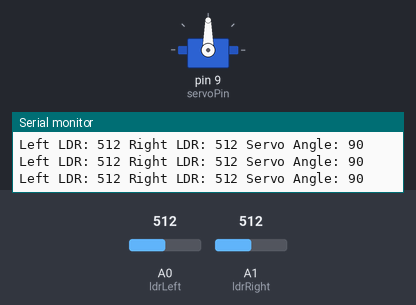
Simulated run of this sketch. Board: Arduino Uno, built with avr-gcc and run on an emulated ATmega328P. On the bench: servo, the last lines printed to the serial monitor. The test bench sets the inputs (shaded band); at power-on: A0 (ldrLeft) = 512, A1 (ldrRight) = 512.

Above: at 1.2 s.
1.3 s: A0 (ldrLeft) set to 542
2.8 s: A0 (ldrLeft) set to 561
At 5.7 s:
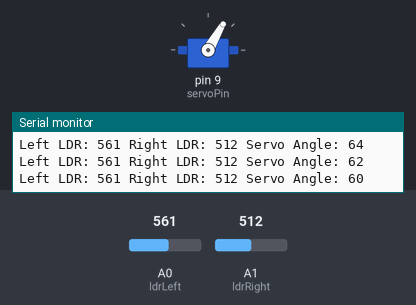
5.8 s: A0 (ldrLeft) set to 511
At 6.7 s:
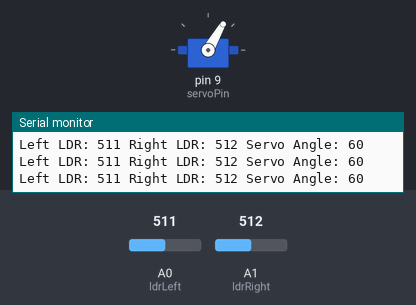
7.3 s: A1 (ldrRight) set to 488
8.8 s: A1 (ldrRight) set to 461
At 11.7 s:
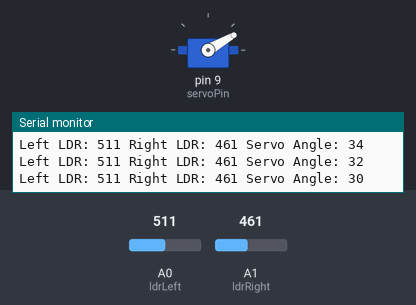
11.8 s: A1 (ldrRight) set to 511
At 12.8 s:
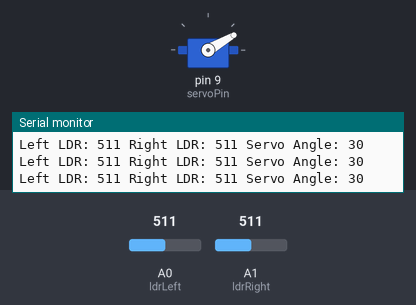
Timing chart, 0 to 14.3 s (numbered marks = the images above; inputs shaded):
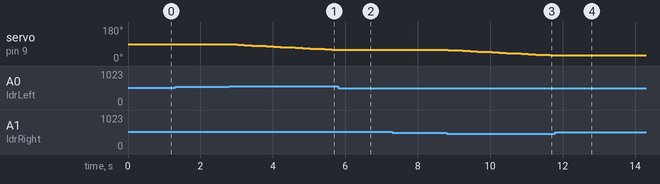

The sketch:

AI_Driven_Solar_Tracking.ino
```cpp
#include <Servo.h>

Servo solarServo;
const int ldrLeft = A0;
const int ldrRight = A1;
const int servoPin = 9;
int servoAngle = 90;
int stepSize = 2;
int threshold = 40;
unsigned long lastImprovement = 0;
unsigned long failSafeDelay = 60000;
float Q_left = 0;
float Q_right = 0;
float alpha = 0.5;
float gamma = 0.8;

void setup() {
  Serial.begin(9600);
  solarServo.attach(servoPin);
  solarServo.write(servoAngle);
  lastImprovement = millis();
}

void loop() {
  int leftLight = analogRead(ldrLeft);
  int rightLight = analogRead(ldrRight);
  int difference = leftLight - rightLight;
  int reward = abs(difference);

  if (difference > threshold) {
    Q_left = Q_left + alpha * (reward + gamma * Q_left - Q_left);
    servoAngle -= stepSize;
    servoAngle = constrain(servoAngle, 0, 180);
    solarServo.write(servoAngle);
    lastImprovement = millis();
  } else if (difference < -threshold) {
    Q_right = Q_right + alpha * (reward + gamma * Q_right - Q_right);
    servoAngle += stepSize;
    servoAngle = constrain(servoAngle, 0, 180);
    solarServo.write(servoAngle);
    lastImprovement = millis();
  }

  if (millis() - lastImprovement > failSafeDelay) {
    servoAngle += 1;
    if (servoAngle > 180) servoAngle = 0;
    solarServo.write(servoAngle);
    lastImprovement = millis();
  }

  Serial.print("Left LDR: ");
  Serial.print(leftLight);
  Serial.print(" Right LDR: ");
  Serial.print(rightLight);
  Serial.print(" Servo Angle: ");
  Serial.println(servoAngle);
  delay(200);
}
```

Measured:
- the behaviour switches between 552 and 553 on A0 (ldrLeft) (found by bisection; images 0 and 1)
- the behaviour switches between 471 and 470 on A1 (ldrRight) (found by bisection; images 2 and 3)
- after the input at 2.8 s, servo on pin 9 (servoPin): moves from 90° to 60° over 2.8 s, starting at once
- after the input at 5.8 s, servo on pin 9 (servoPin): stays 60° (without the input it goes to 58° after 0.03 s)
- after the input at 8.8 s, servo on pin 9 (servoPin): moves from 60° to 30° over 2.8 s, starting at once
- after the input at 11.8 s, servo on pin 9 (servoPin): stays 30° (without the input it goes to 28° after 0.06 s)
